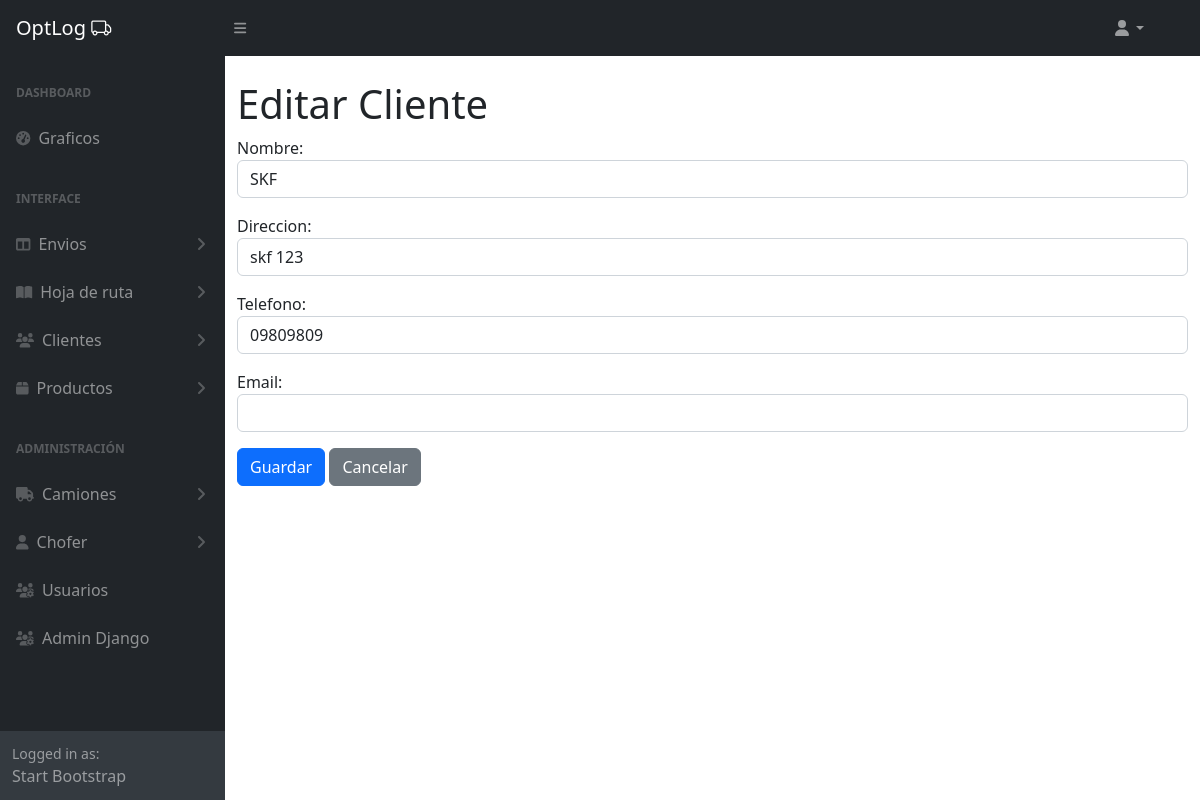
The app's page /clientes/admin-panel/clientes/2/edit/, older data.
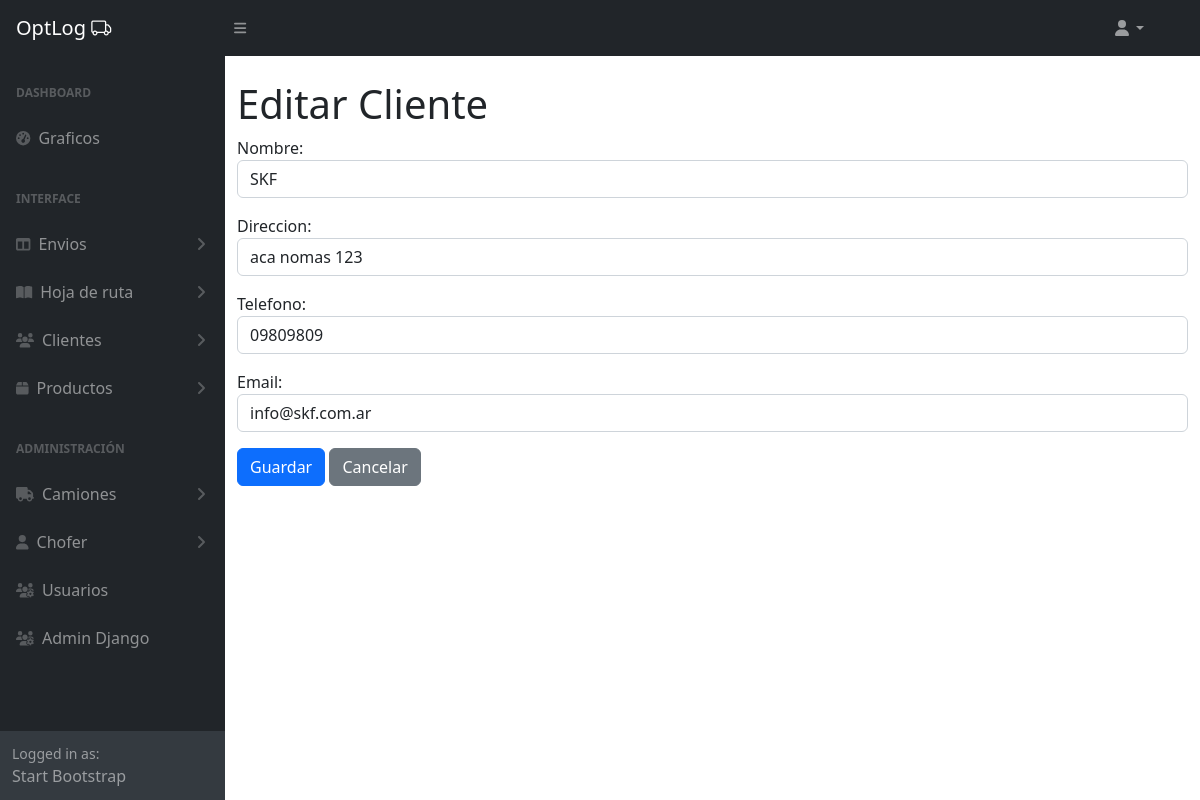
The same page, newer data.
### clientes/models.py (models this page shows, shortened)
class Cliente(models.Model):
    nombre = models.CharField(max_length=255)  # Nombre del cliente
    direccion = models.CharField(max_length=255)  # Dirección del cliente
    telefono = models.CharField(max_length=20)  # Teléfono del cliente
    email = models.EmailField(null=True, blank=True)
    class Meta:
        verbose_name = 'Cliente'
        verbose_name_plural = 'Clientes'

### clientes/views.py (the view)
# urls.py: path('admin-panel/clientes/<int:pk>/edit/', ClienteUpdateView.as_view(), name='cliente_edit'),
class ClienteUpdateView(UpdateView):
    model = Cliente
    form_class = ClienteForm
    template_name = 'clientes/cliente_form.html'
    success_url = reverse_lazy('clientes:cliente_list')

### clientes/forms.py
class ClienteForm(forms.ModelForm):
    class Meta:
        model = Cliente
        fields = '__all__'
        widgets = {
             'nombre': forms.TextInput(attrs={'class': 'form-control'}),
            'email': forms.EmailInput(attrs={'class': 'form-control'}),
            'telefono': forms.TextInput(attrs={'class': 'form-control'}),
            'direccion': forms.TextInput(attrs={'class': 'form-control'}),
        }

### clientes/templates/clientes/cliente_form.html (shortened to what this page needs)
{% extends 'core/base_admin.html' %}
{% block main %}
      <div class="container mt-4">
        <h1>{% if object %}Editar Cliente{% else %}Crear Cliente{% endif %}</h1>
        <form method="post">
          {{ form.as_p }}
          <button type="submit" class="btn btn-primary">Guardar</button>
          <a href="{% url 'clientes:cliente_list' %}" class="btn btn-secondary">Cancelar</a>
        </form>
</div>
{% endblock main %}

Row changes from the older to the newer data that the page shows:
changed Cliente "SKF": direccion "skf 123" → "aca nomas 123"; email (not shown) → "info@skf.com.ar"
